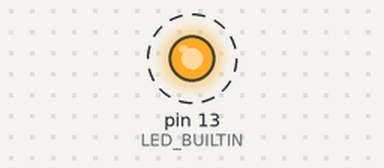
This sketch was run on a simulated Arduino Uno, built for the host (arithmetic inside an expression is 32-bit, double 64-bit). Shown: output pins drawn as LEDs (lit = HIGH). Dashed ring = blinking. EEPROM starts erased; what the sketch prints to the serial monitor is not drawn.

Above: at 3.08 s.
Timing chart, 0 to 6.0 s (numbered marks = the images above):
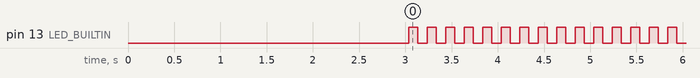

The sketch:

prime_esp8266.ino
```cpp
/* Prime numbers in Arduino C v5.4 2023/12/17 */
/* calculate the prime numbers to the square root of the largest number,
use these prime numbers as dividers for the remaining numbers */

#include <time.h>
#include <math.h>
#include <ESP_EEPROM.h>

int last = 100000;    // 4294967295   2147483647
double start;
int column = 10;
int found = 4;                 // we already know 2, 3, 5, 7
int primes[6542] = {3, 5, 7};  // for up to 2^32 limit

int is_prime(int number) {
  int prime = 1;
  for (int divider = 3; divider < (int)(sqrt(number)) + 1; divider += 2)
  {
    if (number % divider == 0)
    {
      prime = 0;
      break;
    }
  }
  return prime;
}

int find_primes(int limit) {
  for(int number=11; number < limit + 1; number += 2) {
    if( is_prime(number) == 1) {
      primes[found - 1] = number;
      found++;
    }
  }
  primes[found-1] = limit;
  return 1;
}

int is_prime_fast(int number) {
  int largest_divider = (int)(sqrt(number));
  int flag_prime = 1;
  for(int i=0; i < found; i++)
  {
    if(number % primes[i] == 0)
    {
      flag_prime = 0;
      break;
    }
    if(primes[i] >= largest_divider)
    {
      break;
    }
  }
  return flag_prime;
}

void elapsed_time(int seconds) {
  int hours = (int)seconds/3600;
  int minutes = (int)(seconds/60 - hours*60);
  int sec = (int)(seconds - minutes*60 - hours*3600);
  Serial.print(" ");
  Serial.print(hours);
  Serial.print("h ");
  Serial.print(minutes);
  Serial.print("min ");
  Serial.print(sec);
  Serial.print("s ");
}

void setup() {
  Serial.begin(74880);
  pinMode(LED_BUILTIN, OUTPUT);
  digitalWrite(LED_BUILTIN, LOW);
  for (int i = 0; i < 3; i++) {
    Serial.print(".");
    delay(1000);
  }
  EEPROM.begin(16);
  Serial.print("\n\nLast calculation was until ");
  uint32_t old_limit;
  EEPROM.get(1, old_limit);
  Serial.print(old_limit);
  Serial.print(" with a time of ");
  float old_time;
  EEPROM.get(5, old_time);
  Serial.print(old_time);
  Serial.print(" seconds.\n");

  // new calculation starts here
  Serial.println("\nPrime v5.3 2023/12/17");
  Serial.print("Calculating prime numbers until ");
  Serial.println(last);
  start = millis();
  int largest_divider = (int)(sqrt(last));
  if(largest_divider % 2 == 0)
  {
    largest_divider += 1;
  }
  find_primes(largest_divider);
  Serial.print("Found ");
  Serial.print(found);
  Serial.print(" primes until ");
  Serial.print(largest_divider);
  Serial.print(" to use as divisors.\n");
  int dot = millis();
  int column = 0;
  float test;
  for(int number = largest_divider + 2; number < last; number += 2)
  {
    found += is_prime_fast(number);
    if((millis() - dot) > 2000) {
      Serial.print(".");
      dot = millis();
      column += 1;
      if(column % 2 == 0) {
        digitalWrite(LED_BUILTIN, HIGH);
      }
      else
      {
        digitalWrite(LED_BUILTIN, LOW);
      }
      if(column > 40) {
        column = 0;
        elapsed_time(dot/1000);
        Serial.print(" - ");
        Serial.print(number);
        Serial.print(" ");
        Serial.print((int)number * 100 / last);
        Serial.print("% \n");
      }
    }
  }
  float duration = (millis() - start)/1000;
  Serial.print("\nFound ");
  Serial.print(found);
  Serial.print(" prime numbers.\nThis took ");
  Serial.print(duration, 3);
  Serial.print(" seconds.");
  elapsed_time(duration);
  Serial.print("\n");
  int new_limit = last;
  EEPROM.put(1, new_limit);
  float new_time = duration;
  EEPROM.put(5, new_time);
  column = 0;
  boolean ok1 = EEPROM.commit();
  Serial.println((ok1) ? "New data written.\n" : "Commit failed");
  Serial.print("New data written.\n");
  Serial.print("\n\nLast calculation was until ");
  EEPROM.get(1, old_limit);
  Serial.print(old_limit);
  Serial.print(" with a time of ");
  EEPROM.get(5, old_time);
  Serial.print(old_time);
  Serial.print(" seconds.\n");
}

void loop() {
  for(int blink=0; blink < 10; blink++) {
    digitalWrite(LED_BUILTIN, HIGH);
    delay(100);
    digitalWrite(LED_BUILTIN, LOW);
    delay(100);
  }
  Serial.print(".");
  column++;
  if(column > 80) { Serial.print("\n"); column = 0;}
}
```

Measured:
- by itself, pin 13 (LED_BUILTIN): alternates HIGH for 0.10 s and LOW for 0.10 s
- by itself, everything shown: repeats every 5.2 s, in 18 steps
